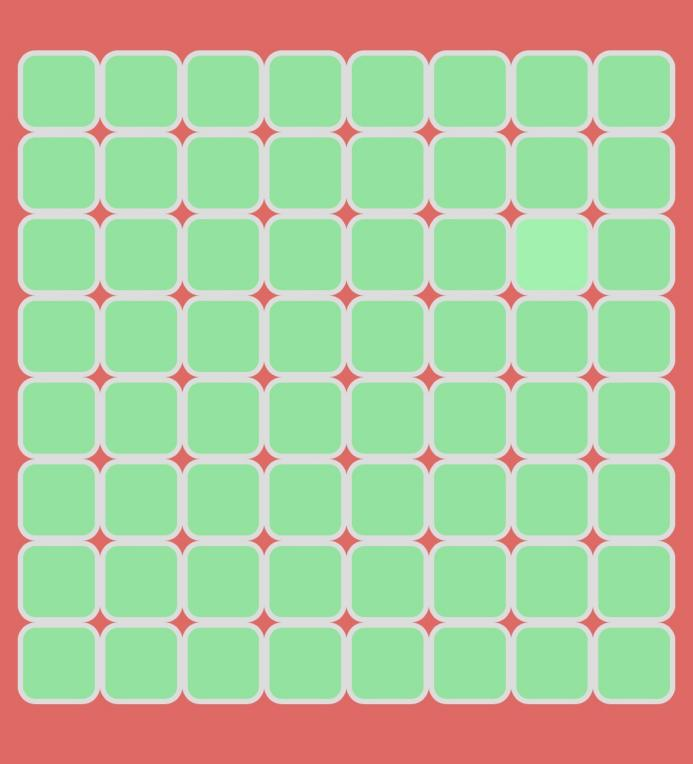
//> input picture Qt code/untitled28/build/Desktop_Qt_6_7_3-Debug/8.png, 693 x 764 px
$ ./main   (built with g++ and OpenCV 4)
//> lines starting //> are read from the running program, lines starting //| are printed output that depends on the picture; after the words box and inside, x2 and y2 are one past the last pixel; in counts of white or black regions, pixels touching at a corner belong together
#include <opencv2/opencv.hpp>

int main()
{//7.80,,8.200,,9.80,,10.150//
    cv::Mat img = cv::imread("8.png");
//> img is the input picture: 764 rows x 693 cols, CV_8UC3; mean B, G, R 158, 198.5, 177.2
    cv::Mat gray;
    cv::cvtColor(img, gray, cv::COLOR_BGR2GRAY);
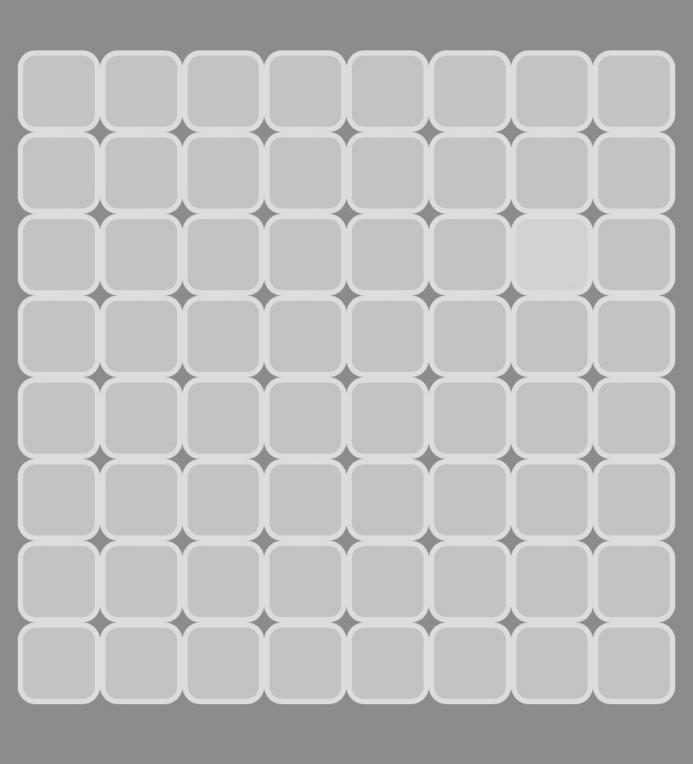
//> gray: 764 rows x 693 cols, CV_8UC1; min 120, max 241, mean 187.6
    //cv::imshow("gray", gray);

    int threshold_value = 200;
    cv::Mat thresh_tozero;
    double ret;
    ret = cv::threshold(gray, thresh_tozero, threshold_value, 225, cv::THRESH_TOZERO);
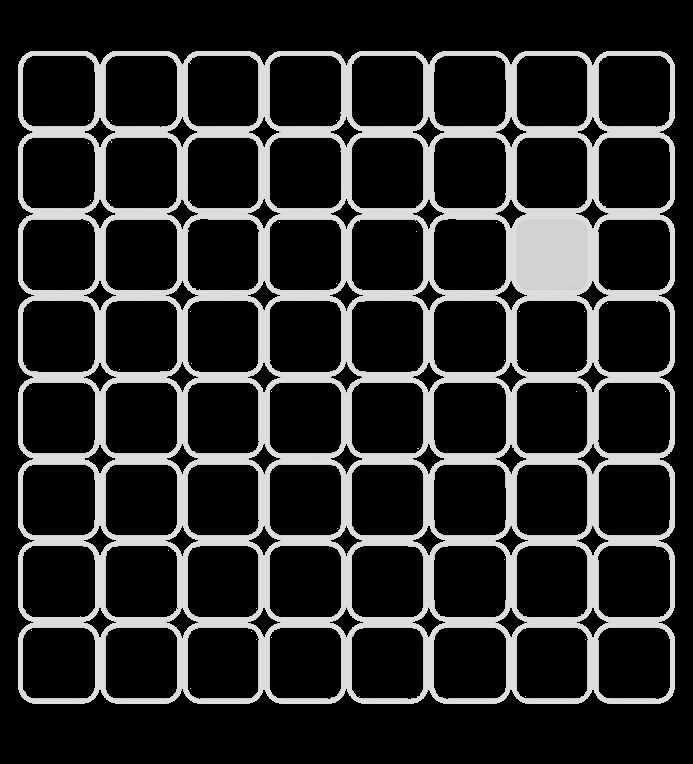
//> thresh_tozero: 764 rows x 693 cols, CV_8UC1; min 0, max 241, mean 42.9
    //cv::imshow("THRESH_TOZERO", thresh_tozero);

    cv::Mat thresh_tozero1;
    cv::cvtColor(thresh_tozero, thresh_tozero1, cv::COLOR_GRAY2BGR);

    cv::Point pt1(517, 220);
    cv::Point pt2(585, 290);
    cv::Scalar color(0, 0, 255);
    int thickness = 2;
    cv::rectangle(thresh_tozero1, pt1, pt2, color, thickness);
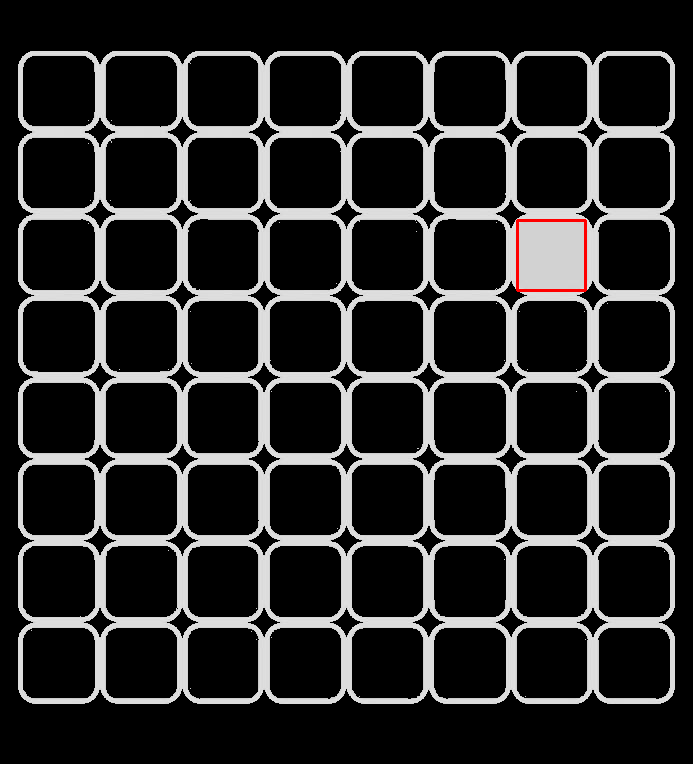
//> thresh_tozero1: 764 rows x 693 cols, CV_8UC3; mean B, G, R 42.6, 42.6, 43
    cv::rectangle(img, pt1, pt2, color, thickness);
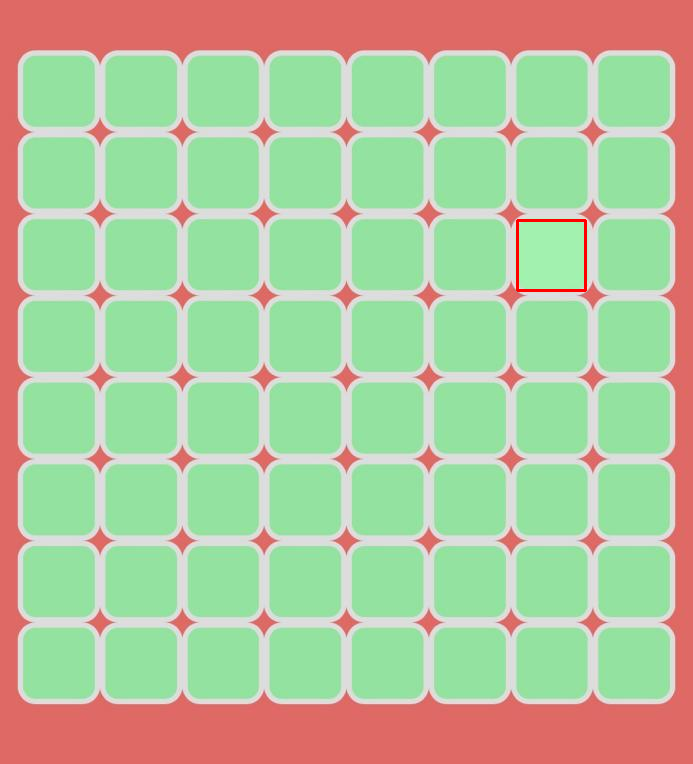
//> img: 764 rows x 693 cols, CV_8UC3; 0.16% of pixels changed, all inside (x1, y1, x2, y2) = (516, 219, 587, 292)
    cv::imshow("THRESH_TOZERO1", thresh_tozero1);
    cv::imshow("img", img);

    cv::waitKey(0);

    return 0;
}
